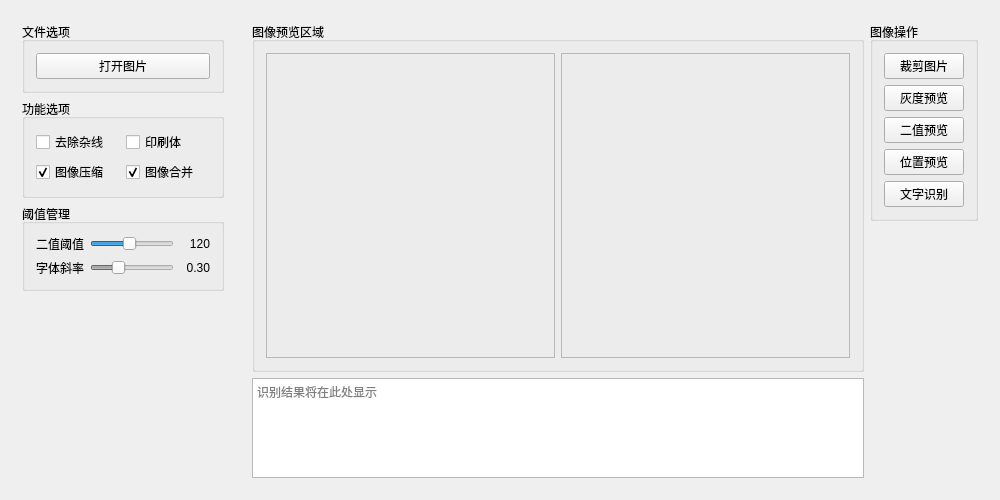
<?xml version="1.0" encoding="UTF-8"?>
<ui version="4.0">
 <class>MainWindow</class>
 <widget class="QMainWindow" name="MainWindow">
  <property name="geometry">
   <rect>
    <x>0</x>
    <y>0</y>
    <width>1000</width>
    <height>500</height>
   </rect>
  </property>
  <widget class="QWidget" name="centralWidget">
   <layout class="QHBoxLayout" name="horizontalLayout">
    <item alignment="Qt::AlignTop">
     <widget class="QWidget" name="widget" native="true">
      <property name="sizePolicy">
       <sizepolicy hsizetype="Maximum" vsizetype="Preferred">
        <horstretch>0</horstretch>
        <verstretch>0</verstretch>
       </sizepolicy>
      </property>
      <layout class="QVBoxLayout" name="LeftOperation">
       <item>
        <widget class="QGroupBox" name="gp_file_option">
         <property name="title">
          <string>文件选项</string>
         </property>
         <layout class="QVBoxLayout" name="verticalLayout">
          <item>
           <widget class="QPushButton" name="btn_openImg">
            <property name="text">
             <string>打开图片</string>
            </property>
           </widget>
          </item>
         </layout>
        </widget>
       </item>
       <item>
        <widget class="QGroupBox" name="gp_ability_option">
         <property name="title">
          <string>功能选项</string>
         </property>
         <layout class="QGridLayout" name="gridLayout_4">
          <item row="1" column="0">
           <widget class="QCheckBox" name="ck_cut">
            <property name="text">
             <string>图像压缩</string>
            </property>
            <property name="checked">
             <bool>true</bool>
            </property>
           </widget>
          </item>
          <item row="0" column="0">
           <widget class="QCheckBox" name="ck_noline">
            <property name="layoutDirection">
             <enum>Qt::LeftToRight</enum>
            </property>
            <property name="text">
             <string>去除杂线</string>
            </property>
           </widget>
          </item>
          <item row="0" column="1">
           <widget class="QCheckBox" name="ck_print">
            <property name="text">
             <string>印刷体</string>
            </property>
           </widget>
          </item>
          <item row="1" column="1">
           <widget class="QCheckBox" name="ck_join">
            <property name="text">
             <string>图像合并</string>
            </property>
            <property name="checked">
             <bool>true</bool>
            </property>
           </widget>
          </item>
         </layout>
        </widget>
       </item>
       <item>
        <widget class="QGroupBox" name="gp_threshold">
         <property name="title">
          <string>阈值管理</string>
         </property>
         <layout class="QGridLayout" name="gridLayout_2">
          <item row="6" column="2">
           <widget class="QLabel" name="sb_ratio_value">
            <property name="minimumSize">
             <size>
              <width>30</width>
              <height>0</height>
             </size>
            </property>
            <property name="text">
             <string>0.30</string>
            </property>
            <property name="alignment">
             <set>Qt::AlignRight|Qt::AlignTrailing|Qt::AlignVCenter</set>
            </property>
           </widget>
          </item>
          <item row="6" column="1">
           <widget class="QSlider" name="sb_ratio">
            <property name="enabled">
             <bool>false</bool>
            </property>
            <property name="maximum">
             <number>100</number>
            </property>
            <property name="value">
             <number>30</number>
            </property>
            <property name="orientation">
             <enum>Qt::Horizontal</enum>
            </property>
           </widget>
          </item>
          <item row="4" column="2">
           <widget class="QLabel" name="sb_binary_value">
            <property name="minimumSize">
             <size>
              <width>30</width>
              <height>0</height>
             </size>
            </property>
            <property name="text">
             <string>120</string>
            </property>
            <property name="alignment">
             <set>Qt::AlignRight|Qt::AlignTrailing|Qt::AlignVCenter</set>
            </property>
           </widget>
          </item>
          <item row="4" column="1">
           <widget class="QSlider" name="sb_binary">
            <property name="maximum">
             <number>255</number>
            </property>
            <property name="value">
             <number>120</number>
            </property>
            <property name="orientation">
             <enum>Qt::Horizontal</enum>
            </property>
           </widget>
          </item>
          <item row="4" column="0">
           <widget class="QLabel" name="sb_binary_text">
            <property name="text">
             <string>二值阈值</string>
            </property>
            <property name="alignment">
             <set>Qt::AlignCenter</set>
            </property>
           </widget>
          </item>
          <item row="6" column="0">
           <widget class="QLabel" name="sb_ratio_text">
            <property name="text">
             <string>字体斜率</string>
            </property>
            <property name="alignment">
             <set>Qt::AlignCenter</set>
            </property>
           </widget>
          </item>
         </layout>
        </widget>
       </item>
      </layout>
     </widget>
    </item>
    <item>
     <widget class="QWidget" name="widget_2" native="true">
      <layout class="QGridLayout" name="RightOperation">
       <item row="0" column="1">
        <widget class="QGroupBox" name="gp_show_image">
         <property name="title">
          <string>图像预览区域</string>
         </property>
         <layout class="QHBoxLayout" name="horizontalLayout_2">
          <item>
           <widget class="QLabel" name="lbl_image_origin">
            <property name="frameShape">
             <enum>QFrame::StyledPanel</enum>
            </property>
            <property name="text">
             <string/>
            </property>
            <property name="alignment">
             <set>Qt::AlignCenter</set>
            </property>
           </widget>
          </item>
          <item>
           <widget class="QLabel" name="lbl_image_after">
            <property name="frameShape">
             <enum>QFrame::StyledPanel</enum>
            </property>
            <property name="text">
             <string/>
            </property>
            <property name="alignment">
             <set>Qt::AlignCenter</set>
            </property>
           </widget>
          </item>
         </layout>
        </widget>
       </item>
       <item row="1" column="1">
        <widget class="QTextEdit" name="text_result">
         <property name="maximumSize">
          <size>
           <width>16777215</width>
           <height>100</height>
          </size>
         </property>
         <property name="readOnly">
          <bool>true</bool>
         </property>
         <property name="placeholderText">
          <string>识别结果将在此处显示</string>
         </property>
        </widget>
       </item>
       <item row="0" column="2" rowspan="2" alignment="Qt::AlignTop">
        <widget class="QGroupBox" name="gp_operate_image">
         <property name="title">
          <string>图像操作</string>
         </property>
         <layout class="QVBoxLayout" name="verticalLayout_4">
          <item>
           <widget class="QPushButton" name="btn_split">
            <property name="text">
             <string>裁剪图片</string>
            </property>
           </widget>
          </item>
          <item>
           <widget class="QPushButton" name="btn_gray">
            <property name="text">
             <string>灰度预览</string>
            </property>
           </widget>
          </item>
          <item>
           <widget class="QPushButton" name="btn_brinary">
            <property name="text">
             <string>二值预览</string>
            </property>
           </widget>
          </item>
          <item>
           <widget class="QPushButton" name="btn_location">
            <property name="text">
             <string>位置预览</string>
            </property>
           </widget>
          </item>
          <item>
           <widget class="QPushButton" name="btn_recognize">
            <property name="text">
             <string>文字识别</string>
            </property>
           </widget>
          </item>
         </layout>
        </widget>
       </item>
      </layout>
     </widget>
    </item>
   </layout>
  </widget>
 </widget>
 <layoutdefault spacing="6" margin="11"/>
 <tabstops>
  <tabstop>btn_openImg</tabstop>
  <tabstop>ck_noline</tabstop>
  <tabstop>ck_print</tabstop>
  <tabstop>ck_cut</tabstop>
  <tabstop>ck_join</tabstop>
  <tabstop>sb_binary</tabstop>
  <tabstop>sb_ratio</tabstop>
  <tabstop>btn_split</tabstop>
  <tabstop>btn_gray</tabstop>
  <tabstop>btn_brinary</tabstop>
  <tabstop>btn_location</tabstop>
  <tabstop>btn_recognize</tabstop>
  <tabstop>text_result</tabstop>
 </tabstops>
 <resources/>
 <connections/>
</ui>
